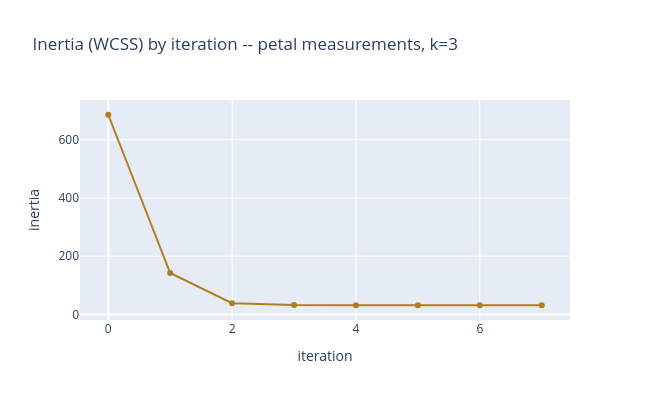

Notebook code for this chart:
### Markdown cell above
**Idea -- trust, but verify.** Slide 8's claim was that this loop's objective, within-cluster sum of squares (WCSS, what scikit-learn calls inertia), only ever falls or holds steady, never rises. Run the loop on the flower data with k=3 and plot inertia after every iteration to check that claim against real numbers, not just take the slide's word for it.

### Code cell
hist_iris = kmeans_from_scratch(X, k=3, n_iter=8, seed=1)

fig = go.Figure(go.Scatter(y=hist_iris["inertia"], mode="lines+markers", line=dict(color=GOLD)))
fig.update_layout(title="Inertia (WCSS) by iteration -- petal measurements, k=3",
                   xaxis_title="iteration", yaxis_title="inertia", width=650, height=400)
fig.show()

assert hist_iris["inertia"][0] >= hist_iris["inertia"][-1], "inertia should not increase"

### Figure 1 — Plotly figure (JSON) as saved in the notebook; plotly's stock layout.template omitted (floating-point values rounded to 4 significant figures)
{"data": [{"line": {"color": "#b07d22"}, "mode": "lines+markers", "type": "scatter", "y": [686.0, 142.3, 38.58, 32.53, 31.73, 31.51, 31.44, 31.41]}], "layout": {"height": 400, "title": {"text": "Inertia (WCSS) by iteration -- petal measurements, k=3"}, "width": 650, "xaxis": {"title": {"text": "iteration"}}, "yaxis": {"title": {"text": "inertia"}}}}
